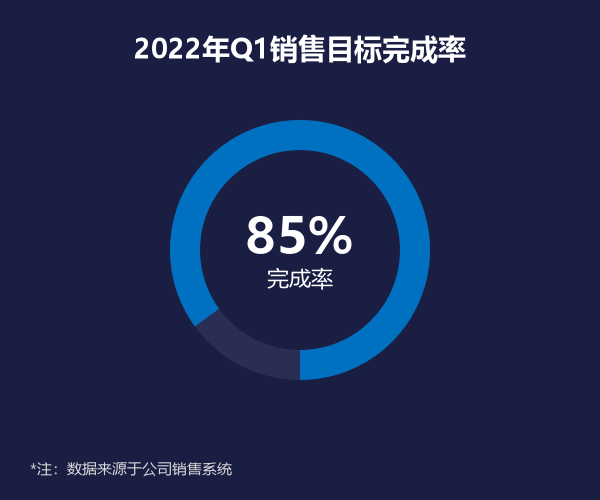

Write Python code to recreate this figure.
# -*- coding: utf-8 -*-
# 第14图「单值圆环图」复刻 完成率85%
import numpy as np
import matplotlib
import matplotlib.pyplot as plt
from matplotlib.patches import Wedge
import os

matplotlib.rcParams['font.sans-serif'] = ['Microsoft YaHei', 'SimHei']
matplotlib.rcParams['axes.unicode_minus'] = False

BG = '#1A1E43'
BLUE = '#0070C0'
GRAY = '#2A2E55'
NOTE = '#D9D9D9'
W, H = 600, 500

fig = plt.figure(figsize=(W/100, H/100), dpi=100)
fig.patch.set_facecolor(BG)
ax = fig.add_axes([0,0,1,1])
ax.set_xlim(0,W); ax.set_ylim(H,0); ax.set_facecolor(BG)
for s in ax.spines.values(): s.set_visible(False)
ax.set_xticks([]); ax.set_yticks([])

cx, cy, r = 300, 250, 130
# background ring
ax.add_patch(Wedge((cx,cy), r, 0, 360, width=30, facecolor=GRAY, edgecolor='none'))
# progress ring: 85% = 306 degrees
pct = 85
angle = pct * 3.6
ax.add_patch(Wedge((cx,cy), r, 90-angle, 90, width=30, facecolor=BLUE, edgecolor='none'))

# center text
ax.text(cx, cy-10, '85%', color='white', fontsize=36, fontweight='bold', ha='center', va='center')
ax.text(cx, cy+30, '完成率', color='white', fontsize=16, ha='center', va='center')

# title
ax.text(cx, 50, '2022年Q1销售目标完成率', color='white',
        fontsize=20, fontweight='bold', ha='center', va='center')
ax.text(30, 470, '*注：数据来源于公司销售系统', color=NOTE, fontsize=11, ha='left', va='center')

out = r'D:\AAA作业\可视化作业\第二章 图表（前15）\单值圆环图\单值圆环图_复刻.png'
os.makedirs(os.path.dirname(out), exist_ok=True)
plt.savefig(out, dpi=100, facecolor=BG, bbox_inches=None, pad_inches=0)
print('saved', out)
